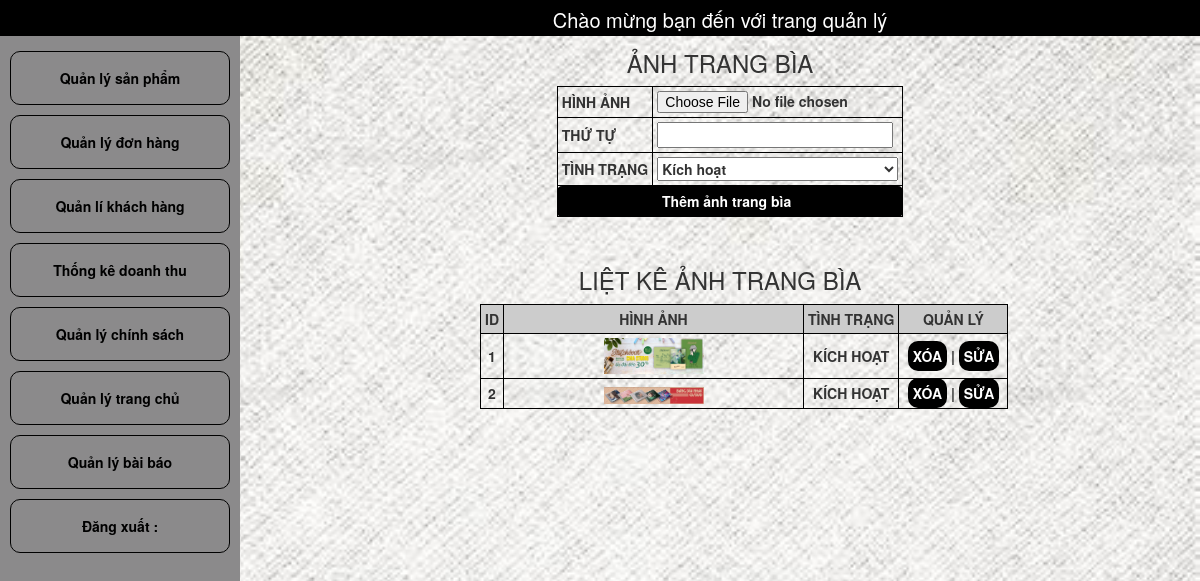
The app's page /admincp/index.php?action=anhtrangbia&query=them with its own data.
### tables this page shows
CREATE TABLE `tbl_anhtrangbia` (
  `id_anhtrangbia` int(11) NOT NULL AUTO_INCREMENT,
  `hinhanh` varchar(255) NOT NULL,
  `thutu` int(11) NOT NULL,
  `tinhtrang` int(11) NOT NULL,
  PRIMARY KEY (`id_anhtrangbia`)
);

### admincp/modules/anhtrangbia/lietke.php (the view, shortened to what this page needs)
<?php
    $sql_lietke_anhtrangbia = "SELECT * FROM tbl_anhtrangbia ORDER BY thutu ASC";
    $query_lietke_anhtrangbia = mysqli_query($mysqli,$sql_lietke_anhtrangbia);
?>
<div class="quanlymenu">
    <h3>Liệt kê ảnh trang bìa </h3>
    <table class='lietke_menu' style="    margin-left: 25%;" >
            <tr class="header_lietke">
                <td>ID</td>
                <td class="them_menu2" style="width: 300px;">Hình ảnh</td>
                <td>Tình trạng</td>
                <td class="them_menu4">Quản lý</td>
            </tr>
            <?php
                $i=0;
                while($row = mysqli_fetch_array($query_lietke_anhtrangbia)){
                    $i++;
            ?>
            <tr>
                <td><?php echo $i ?></td>
                <td><img src="modules/anhtrangbia/uploads/<?php echo $row['hinhanh']?>" width=100px ></td>
                <td><?php  if($row['tinhtrang']==1){
                                    echo 'Kích hoạt';
                                    }else{
                                        echo 'Ẩn';
                                    }
                            ?>
                        </td>
                <td>
                    <a href="./modules/anhtrangbia/xuly.php?idanhtrangbia=<?php echo $row['id_anhtrangbia']?>">Xóa</a>  |  <a href="index.php?action=anhtrangbia&query=sua&idanhtrangbia=<?php echo $row['id_anhtrangbia']?>">Sửa</a>
                </td>
            </tr>
            <?php
                }
            ?>
    </table>
 </div>

### admincp/css/style.css (style rules this page uses)
body { margin: 0; background-image: url('../modules/quanlysp/uploads/backgr.jpg'); background-size: 100%; }
.quanlymenu { padding-top: 40px; font-weight: 900; text-transform: uppercase; margin-left: 20%; }
.quanlymenu h3 { margin-top: 0; text-align: center; padding-top: 10px; }
.header_lietke { background: #ccc; }
.them_menu4 { width: 109px; }
.them_menu2 { width: 250px; }
.lietke_menu { margin-left: 33%; }
.lietke_menu td { border: 1px solid black; padding: 4px; text-align: center; }
.lietke_menu a { text-decoration: none; background-color: black; color: #fff; padding: 5px; border-radius: 10px; }

### records on screen
tbl_anhtrangbia: hinhanh (picture), tinhtrang "KÍCH HOẠT"
tbl_anhtrangbia: hinhanh (picture), tinhtrang "KÍCH HOẠT"
